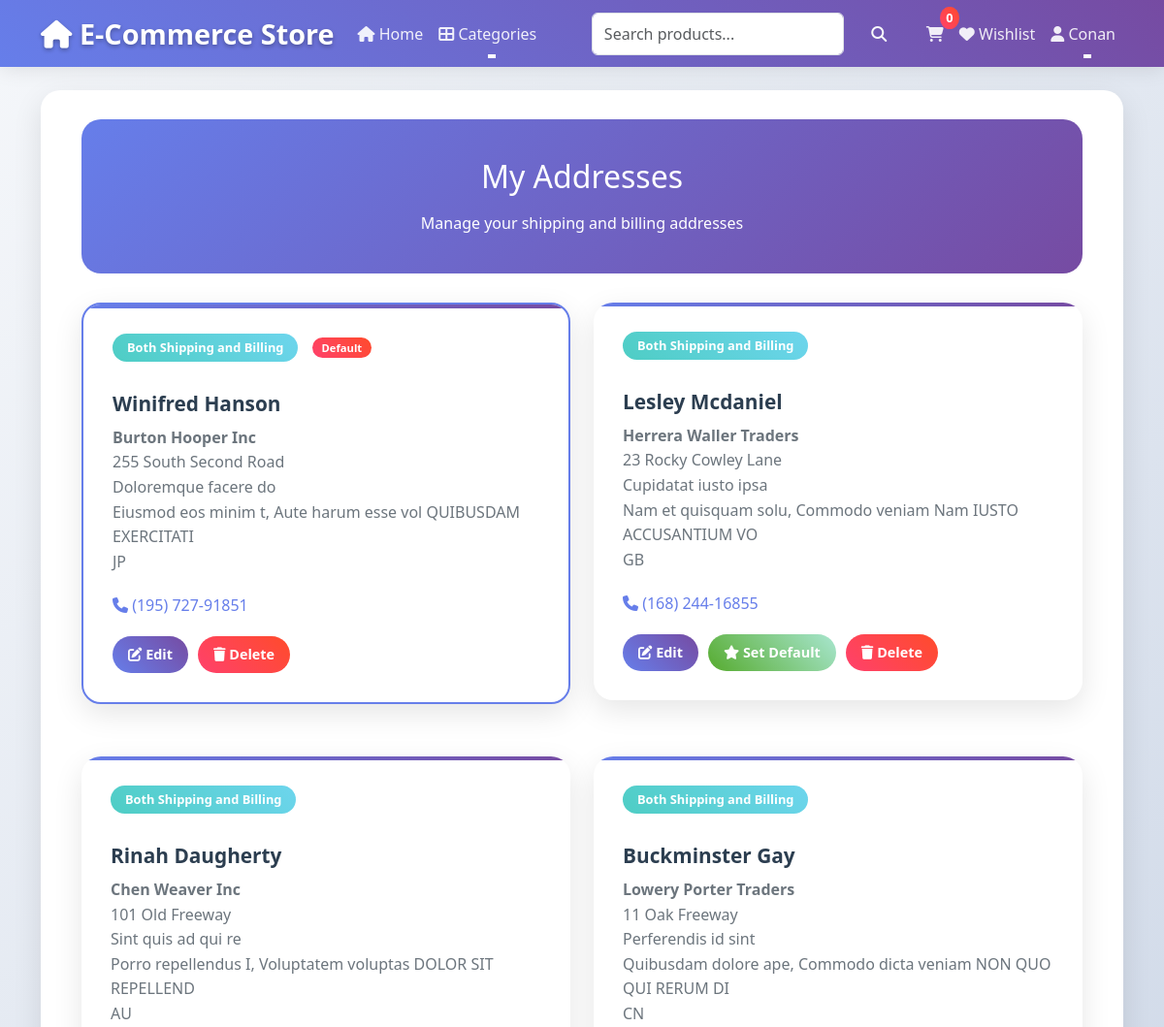
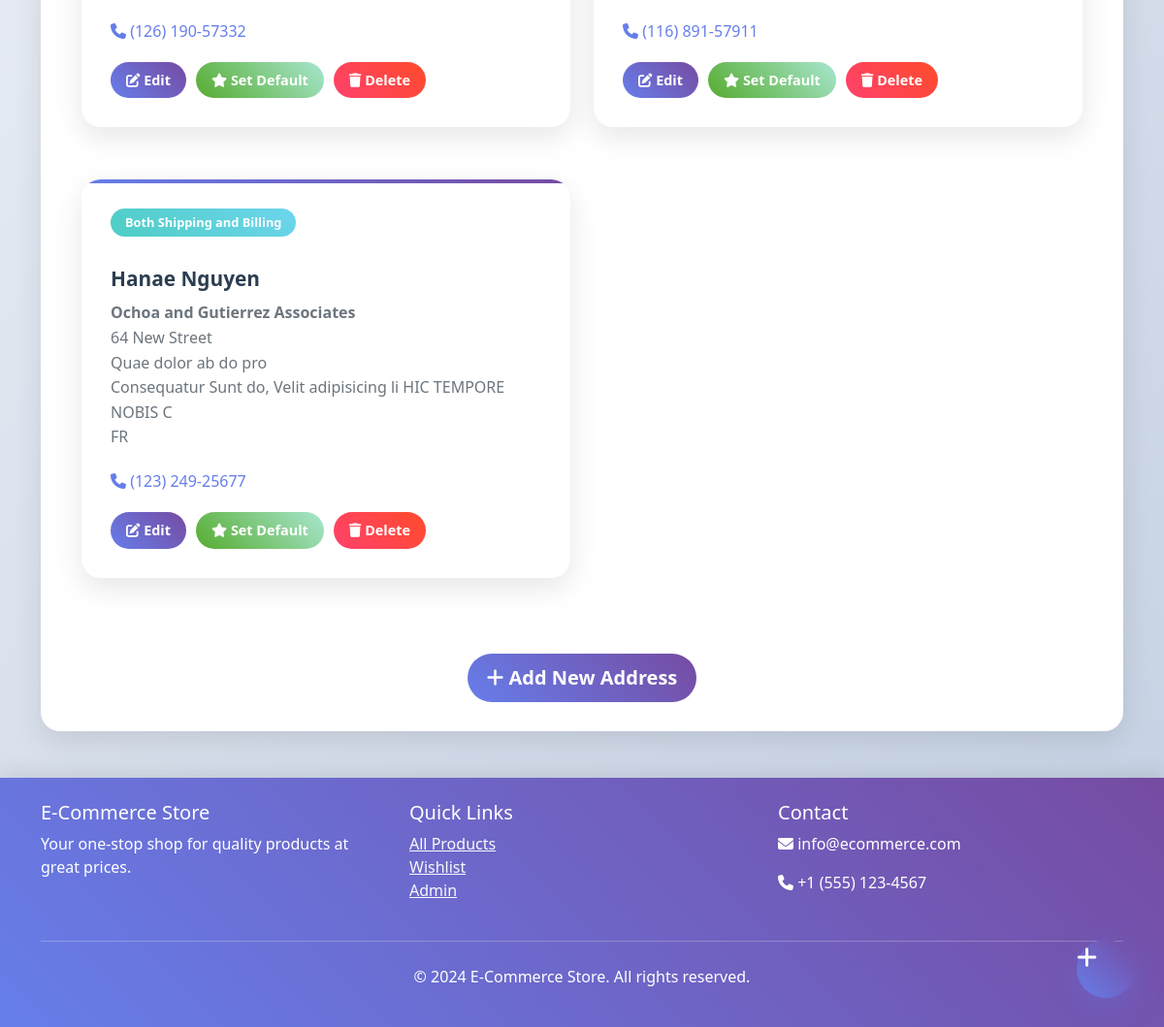
Page /addresses/ (signed in) on the committed database (2 pictures, top to bottom).
### store/models.py (models this page shows, shortened)
class Address(models.Model):
    ADDRESS_TYPES = [
        ("shipping", "Shipping Address"),
        ("billing", "Billing Address"),
        ("both", "Both Shipping and Billing"),
    ]
    user = models.ForeignKey(User, on_delete=models.CASCADE, related_name="addresses")
    address_type = models.CharField(
        max_length=10, choices=ADDRESS_TYPES, default="shipping"
    )
    first_name = models.CharField(max_length=50)
    last_name = models.CharField(max_length=50)
    company = models.CharField(max_length=100, blank=True)
    address_line_1 = models.CharField(max_length=100)
    address_line_2 = models.CharField(max_length=100, blank=True)
    city = models.CharField(max_length=50)
    state = models.CharField(max_length=50)
    postal_code = models.CharField(max_length=20)
    country = models.CharField(max_length=50, default="United States")
    phone_number = models.CharField(max_length=20, blank=True)
    is_default = models.BooleanField(default=False)
    created_at = models.DateTimeField(auto_now_add=True)
    updated_at = models.DateTimeField(auto_now=True)
    class Meta:
        verbose_name = "Address"
        verbose_name_plural = "Addresses"
        ordering = ["-is_default", "-created_at"]

### store/auth_views.py (the view)
# urls.py: path("addresses/", auth_views.AddressListView.as_view(), name="address_list"),
class AddressListView(LoginRequiredMixin, ListView):
    model = Address
    template_name = "store/auth/address_list.html"
    context_object_name = "addresses"
    login_url = reverse_lazy("store:login")
    def get_queryset(self):
        return Address.objects.filter(user=self.request.user)
    def get_context_data(self, **kwargs):
        context = super().get_context_data(**kwargs)
        context["title"] = "My Addresses"
        context["subtitle"] = "Manage your shipping and billing addresses"
        return context

### store/context_processors.py (called while the page is built)
def categories(request):
    return {"categories": Category.objects.filter(is_active=True).order_by("name")}

### store/models.py (called while the page is built)
    def get_absolute_url(self):
        return reverse("store:category_detail", kwargs={"slug": self.slug})

### templates/store/auth/address_list.html (shortened to what this page needs)
{% extends 'base.html' %}
{% load static %}
{% block content %}
<div class="container">
    <div class="address-header">
        <h1 class="h2 mb-3">My Addresses</h1>
        <p class="mb-0">Manage your shipping and billing addresses</p>
    </div>
    {% if addresses %}
        <div class="row">
            {% for address in addresses %}
            <div class="col-lg-6 mb-4">
                <div class="address-card {% if address.is_default %}default{% endif %}">
                    <div class="d-flex justify-content-between align-items-start mb-3">
                        <div>
                            <span class="address-type {{ address.address_type }}">
                                {{ address.get_address_type_display }}
                            </span>
                            {% if address.is_default %}
                                <span class="default-badge">Default</span>
                            {% endif %}
                        </div>
                    </div>
                    <h4 class="address-name">
                        {{ address.first_name }} {{ address.last_name }}
                    </h4>
                    <div class="address-details">
                        {% if address.company %}
                            <div><strong>{{ address.company }}</strong></div>
                        {% endif %}
                        <div>{{ address.address_line_1 }}</div>
                        {% if address.address_line_2 %}
                            <div>{{ address.address_line_2 }}</div>
                        {% endif %}
                        <div>{{ address.city }}, {{ address.state }} {{ address.postal_code }}</div>
                        <div>{{ address.country }}</div>
                    </div>
                    {% if address.phone_number %}
                        <div class="address-phone">
                            <i class="fas fa-phone"></i> {{ address.phone_number }}
                        </div>
                    {% endif %}
                    <div class="address-actions">
                        <a href="{% url 'store:address_update' address.pk %}" class="btn btn-action btn-edit">
                            <i class="fas fa-edit"></i> Edit
                        </a>
                        {% if not address.is_default %}
                            <form method="post" action="{% url 'store:address_update' address.pk %}" style="display: inline;">
                                <button type="submit" class="btn btn-action btn-set-default">
                                    <i class="fas fa-star"></i> Set Default
                                </button>
                            </form>
                        {% endif %}
                        <form method="post" action="{% url 'store:address_delete' address.pk %}" style="display: inline;"
                              onsubmit="return confirm('Are you sure you want to delete this address?')">
                            <button type="submit" class="btn btn-action btn-delete">
                                <i class="fas fa-trash"></i> Delete
                            </button>
                        </form>
                    </div>
                </div>
            </div>
            {% endfor %}
        </div>
    {% endif %}
    {% if addresses %}
        <div class="text-center mt-4">
            <a href="{% url 'store:address_create' %}" class="btn btn-primary btn-lg">
                <i class="fas fa-plus"></i> Add New Address
            </a>
        </div>
    {% endif %}
</div>
<a href="{% url 'store:address_create' %}" class="floating-add-btn" title="Add New Address">
    <i class="fas fa-plus"></i>
</a>
{% endblock %}

### templates/base.html (shortened to what this page needs)
<!DOCTYPE html>
<html lang="en">
<head>
    <link href="https://cdn.jsdelivr.net/npm/bootstrap@5.3.0/dist/css/bootstrap.min.css" rel="stylesheet">
    <link href="https://cdnjs.cloudflare.com/ajax/libs/font-awesome/6.4.0/css/all.min.css" rel="stylesheet">
</head>
<body>
    <nav class="navbar navbar-expand-lg navbar-dark bg-dark">
        <div class="container">
            <a class="navbar-brand" href="{% url 'store:home' %}">
                <i class="fas fa-home"></i> E-Commerce Store
            </a>
            <div class="collapse navbar-collapse" id="navbarNav">
                <ul class="navbar-nav me-auto">
                    <li class="nav-item">
                        <a class="nav-link" href="{% url 'store:product_list' %}">
                            <i class="fas fa-home"></i> Home
                        </a>
                    </li>
                    <li class="nav-item dropdown">
                        <a class="nav-link dropdown-toggle" href="#" role="button" data-bs-toggle="dropdown">
                            <i class="fas fa-th-large"></i> Categories
                        </a>
                    </li>
                </ul>
                <form class="d-flex search-form me-3" method="get" action="{% url 'store:search' %}">
                    <input class="form-control me-2" type="search" name="search" placeholder="Search products..."
                           value="{{ request.GET.search }}" aria-label="Search">
                    <button class="btn btn-outline-light" type="submit">
                        <i class="fas fa-search"></i>
                    </button>
                </form>
                <ul class="navbar-nav">
                    <li class="nav-item">
                        <a class="nav-link" href="{% url 'store:cart_list' %}" id="cart-link">
                            <i class="fas fa-shopping-cart"></i>
                            <span class="cart-count">0</span>
                        </a>
                    </li>
                    {% if user.is_authenticated %}
                        <li class="nav-item">
                            <a class="nav-link" href="{% url 'store:wishlist' %}">
                                <i class="fas fa-heart"></i> Wishlist
                            </a>
                        </li>
                        <li class="nav-item dropdown">
                            <a class="nav-link dropdown-toggle" href="#" role="button" data-bs-toggle="dropdown">
                                <i class="fas fa-user"></i> {{ user.first_name|default:user.username }}
                            </a>
                        </li>
                    {% endif %}
                </ul>
            </div>
        </div>
    </nav>
    <main class="container mt-4">
        <div class="main-content">
            {% block content %}{% endblock %}
        </div>
    </main>
    <footer class="footer mt-5 py-4">
        <div class="container">
            <div class="row">
                <div class="col-md-4">
                    <h5>E-Commerce Store</h5>
                    <p>Your one-stop shop for quality products at great prices.</p>
                </div>
                <div class="col-md-4">
                    <h5>Quick Links</h5>
                    <ul class="list-unstyled">
                        <li><a href="{% url 'store:product_list' %}" class="text-light">All Products</a></li>
                        <li><a href="{% url 'store:wishlist' %}" class="text-light">Wishlist</a></li>
                        <li><a href="{% url 'admin:index' %}" class="text-light">Admin</a></li>
                    </ul>
                </div>
                <div class="col-md-4">
                    <h5>Contact</h5>
                    <p><i class="fas fa-envelope"></i> info@ecommerce.com</p>
                    <p><i class="fas fa-phone"></i> +1 (555) 123-4567</p>
                </div>
            </div>
            <hr class="my-4">
            <div class="text-center">
                <p>&copy; 2024 E-Commerce Store. All rights reserved.</p>
            </div>
        </div>
    </footer>
</body>
</html>

### templates/base.html (style rules this page uses)
:root { --primary-color: #667eea; --secondary-color: #764ba2; --success-color: #56ab2f; --danger-color: #ff416c; --warning-color: #ff9a56; --info-color: #4ecdc4; --light-color: #f8f9fa; --dark-color: #2c3e50; --gradient-primary: linear-gradient(45deg, var(--primary-color), var(--secondary-color)); --gradient-success: linear-gradient(45deg, var(--success-color), #a8e6cf); --gradient-danger: linear-gradient(45deg, var(--danger-color), #ff4b2b); --gradient-warning: linear-gradient(45deg, var(--warning-color), #ffad56); --gradient-info: linear-gradient(45deg, var(--info-color), #6dd5ed); }
body { font-family: 'Segoe UI', Tahoma, Geneva, Verdana, sans-serif; background: linear-gradient(135deg, #f5f7fa 0%, #c3cfe2 100%); min-height: 100vh; }
.navbar { background: var(--gradient-primary) !important; box-shadow: 0 2px 20px rgba(0,0,0,0.1); backdrop-filter: blur(10px); }
.navbar-brand { font-weight: 700; font-size: 1.8rem; color: white !important; text-shadow: 0 2px 4px rgba(0,0,0,0.3); }
.navbar-nav .nav-link { color: rgba(255,255,255,0.9) !important; font-weight: 500; transition: all 0.3s ease; position: relative; }
.navbar-nav .nav-link::after { content: ''; position: absolute; width: 0; height: 2px; bottom: -5px; left: 50%; background: white; transition: all 0.3s ease; transform: translateX(-50%); }
.cart-count { background: var(--gradient-danger); color: white; border-radius: 50%; padding: 2px 6px; font-size: 0.8rem; font-weight: bold; position: absolute; top: -8px; right: -8px; min-width: 20px; text-align: center; }
.main-content { background: white; border-radius: 20px; box-shadow: 0 10px 30px rgba(0,0,0,0.1); margin: 20px 0; padding: 30px; min-height: calc(100vh - 200px); }
.btn { border-radius: 25px; font-weight: 600; padding: 10px 20px; transition: all 0.3s ease; border: none; position: relative; overflow: hidden; }
.btn::before { content: ''; position: absolute; top: 0; left: -100%; width: 100%; height: 100%; background: linear-gradient(90deg, transparent, rgba(255,255,255,0.2), transparent); transition: left 0.5s; }
.btn-primary { background: var(--gradient-primary); color: white; }
.footer { background: var(--gradient-primary); color: white; margin-top: 50px; padding: 40px 0; box-shadow: 0 -5px 20px rgba(0,0,0,0.1); }
.search-form { max-width: 500px; }

### templates/store/auth/address_list.html (style rules this page uses)
.address-header { background: linear-gradient(135deg, #667eea 0%, #764ba2 100%); color: white; padding: 40px 0; border-radius: 20px; margin-bottom: 30px; text-align: center; }
.address-card { background: white; border-radius: 20px; padding: 30px; box-shadow: 0 10px 30px rgba(0,0,0,0.1); margin-bottom: 30px; transition: all 0.3s ease; position: relative; overflow: hidden; }
.address-card::before { content: ''; position: absolute; top: 0; left: 0; right: 0; height: 4px; background: linear-gradient(45deg, #667eea, #764ba2); }
.address-card.default { border: 2px solid #667eea; }
.address-type { display: inline-block; background: linear-gradient(45deg, #667eea, #764ba2); color: white; padding: 5px 15px; border-radius: 20px; font-size: 0.8rem; font-weight: 600; margin-bottom: 15px; }
.address-type.both { background: linear-gradient(45deg, #4ecdc4, #6dd5ed); }
.default-badge { background: linear-gradient(45deg, #ff416c, #ff4b2b); color: white; padding: 3px 10px; border-radius: 15px; font-size: 0.7rem; font-weight: 600; margin-left: 10px; }
.address-name { font-size: 1.3rem; font-weight: 600; color: #2c3e50; margin-bottom: 10px; }
.address-details { color: #6c757d; line-height: 1.6; margin-bottom: 20px; }
.address-phone { color: #667eea; font-weight: 500; margin-bottom: 20px; }
.address-actions { display: flex; gap: 10px; flex-wrap: wrap; }
.btn-action { border-radius: 20px; padding: 8px 16px; font-weight: 600; font-size: 0.9rem; transition: all 0.3s ease; border: none; }
.btn-edit { background: linear-gradient(45deg, #667eea, #764ba2); color: white; }
.btn-delete { background: linear-gradient(45deg, #ff416c, #ff4b2b); color: white; }
.btn-set-default { background: linear-gradient(45deg, #56ab2f, #a8e6cf); color: white; }
.floating-add-btn { position: fixed; bottom: 30px; right: 30px; width: 60px; height: 60px; border-radius: 50%; background: linear-gradient(45deg, #667eea, #764ba2); color: white; border: none; box-shadow: 0 10px 30px rgba(102, 126, 234, 0.3); font-size: 1.5rem; transition: all 0.3s ease; z-index: 1000; }

### rows in the picture
Address: address_type "Both Shipping and Billing", is_default "Default", first_name "Winifred", last_name "Hanson", company "Burton Hooper Inc", address_line_1 "255 South Second Road", address_line_2 "Doloremque facere do", city "Eiusmod eos minim t", state "Aute harum esse vol", postal_code "QUIBUSDAM EXERCITATI", country "JP", phone_number "(195) 727-91851"
Address: address_type "Both Shipping and Billing", first_name "Lesley", last_name "Mcdaniel", company "Herrera Waller Traders", address_line_1 "23 Rocky Cowley Lane", address_line_2 "Cupidatat iusto ipsa", city "Nam et quisquam solu", state "Commodo veniam Nam", postal_code "IUSTO ACCUSANTIUM VO", country "GB", phone_number "(168) 244-16855", is_default False (drawn)
Address: address_type "Both Shipping and Billing", first_name "Rinah", last_name "Daugherty", company "Chen Weaver Inc", address_line_1 "101 Old Freeway", address_line_2 "Sint quis ad qui re", city "Porro repellendus I", state "Voluptatem voluptas", postal_code "DOLOR SIT REPELLEND", country "AU", phone_number "(126) 190-57332", is_default False (drawn)
Address: address_type "Both Shipping and Billing", first_name "Buckminster", last_name "Gay", company "Lowery Porter Traders", address_line_1 "11 Oak Freeway", address_line_2 "Perferendis id sint", city "Quibusdam dolore ape", state "Commodo dicta veniam", postal_code "NON QUO QUI RERUM DI", country "CN", phone_number "(116) 891-57911", is_default False (drawn)
Address: address_type "Both Shipping and Billing", first_name "Hanae", last_name "Nguyen", company "Ochoa and Gutierrez Associates", address_line_1 "64 New Street", address_line_2 "Quae dolor ab do pro", city "Consequatur Sunt do", state "Velit adipisicing li", postal_code "HIC TEMPORE NOBIS C", country "FR", phone_number "(123) 249-25677", is_default False (drawn)

### other values in the picture
{{ user.first_name|default:user.username }} "Conan"
